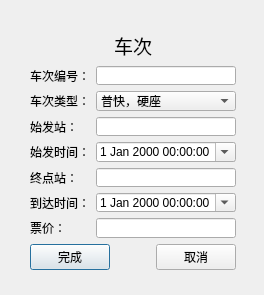
<?xml version="1.0" encoding="UTF-8"?>
<ui version="4.0">
 <class>traininfo</class>
 <widget class="QDialog" name="traininfo">
  <property name="geometry">
   <rect>
    <x>0</x>
    <y>0</y>
    <width>264</width>
    <height>295</height>
   </rect>
  </property>
  <property name="windowTitle">
   <string>Dialog</string>
  </property>
  <widget class="QWidget" name="layoutWidget">
   <property name="geometry">
    <rect>
     <x>30</x>
     <y>31</y>
     <width>206</width>
     <height>239</height>
    </rect>
   </property>
   <layout class="QVBoxLayout" name="verticalLayout">
    <item>
     <layout class="QHBoxLayout" name="horizontalLayout_2">
      <item>
       <spacer name="horizontalSpacer_2">
        <property name="orientation">
         <enum>Qt::Horizontal</enum>
        </property>
        <property name="sizeHint" stdset="0">
         <size>
          <width>40</width>
          <height>20</height>
         </size>
        </property>
       </spacer>
      </item>
      <item>
       <widget class="QLabel" name="label_7">
        <property name="font">
         <font>
          <pointsize>14</pointsize>
         </font>
        </property>
        <property name="text">
         <string>车次</string>
        </property>
       </widget>
      </item>
      <item>
       <spacer name="horizontalSpacer_3">
        <property name="orientation">
         <enum>Qt::Horizontal</enum>
        </property>
        <property name="sizeHint" stdset="0">
         <size>
          <width>40</width>
          <height>20</height>
         </size>
        </property>
       </spacer>
      </item>
     </layout>
    </item>
    <item>
     <layout class="QFormLayout" name="formLayout">
      <item row="0" column="0">
       <widget class="QLabel" name="label">
        <property name="text">
         <string>车次编号：</string>
        </property>
       </widget>
      </item>
      <item row="0" column="1">
       <widget class="QLineEdit" name="lineEdit_NO"/>
      </item>
      <item row="1" column="0">
       <widget class="QLabel" name="label_4">
        <property name="text">
         <string>车次类型：</string>
        </property>
       </widget>
      </item>
      <item row="1" column="1">
       <widget class="QComboBox" name="comboBox">
        <item>
         <property name="text">
          <string>普快，硬座</string>
         </property>
        </item>
        <item>
         <property name="text">
          <string>普快，卧铺</string>
         </property>
        </item>
        <item>
         <property name="text">
          <string>特快，硬座</string>
         </property>
        </item>
        <item>
         <property name="text">
          <string>特快，卧铺</string>
         </property>
        </item>
        <item>
         <property name="text">
          <string>高铁</string>
         </property>
        </item>
       </widget>
      </item>
      <item row="2" column="0">
       <widget class="QLabel" name="label_2">
        <property name="text">
         <string>始发站：</string>
        </property>
       </widget>
      </item>
      <item row="2" column="1">
       <widget class="QLineEdit" name="lineEdit_starts"/>
      </item>
      <item row="3" column="0">
       <widget class="QLabel" name="label_5">
        <property name="text">
         <string>始发时间：</string>
        </property>
       </widget>
      </item>
      <item row="3" column="1">
       <widget class="QDateTimeEdit" name="dateTimeEdit_start">
        <property name="calendarPopup">
         <bool>true</bool>
        </property>
       </widget>
      </item>
      <item row="4" column="0">
       <widget class="QLabel" name="label_3">
        <property name="text">
         <string>终点站：</string>
        </property>
       </widget>
      </item>
      <item row="4" column="1">
       <widget class="QLineEdit" name="lineEdit_ends"/>
      </item>
      <item row="5" column="0">
       <widget class="QLabel" name="label_6">
        <property name="text">
         <string>到达时间：</string>
        </property>
       </widget>
      </item>
      <item row="5" column="1">
       <widget class="QDateTimeEdit" name="dateTimeEdit_end">
        <property name="calendarPopup">
         <bool>true</bool>
        </property>
       </widget>
      </item>
      <item row="6" column="0">
       <widget class="QLabel" name="label_8">
        <property name="text">
         <string>票价：</string>
        </property>
       </widget>
      </item>
      <item row="6" column="1">
       <widget class="QLineEdit" name="lineEdit_value">
        <property name="inputMask">
         <string/>
        </property>
        <property name="text">
         <string/>
        </property>
        <property name="clearButtonEnabled">
         <bool>false</bool>
        </property>
       </widget>
      </item>
     </layout>
    </item>
    <item>
     <layout class="QHBoxLayout" name="horizontalLayout">
      <item>
       <widget class="QPushButton" name="pushButton">
        <property name="text">
         <string>完成</string>
        </property>
       </widget>
      </item>
      <item>
       <spacer name="horizontalSpacer">
        <property name="orientation">
         <enum>Qt::Horizontal</enum>
        </property>
        <property name="sizeHint" stdset="0">
         <size>
          <width>40</width>
          <height>20</height>
         </size>
        </property>
       </spacer>
      </item>
      <item>
       <widget class="QPushButton" name="pushButton_2">
        <property name="text">
         <string>取消</string>
        </property>
       </widget>
      </item>
     </layout>
    </item>
   </layout>
  </widget>
 </widget>
 <resources/>
 <connections/>
</ui>
